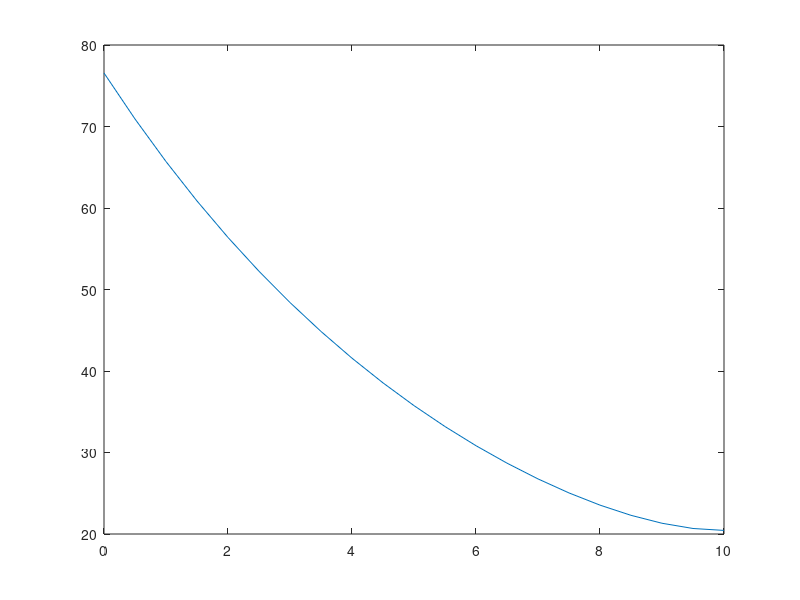

Here is the MATLAB script that generated this plot:
width = 2; % m
height = 1; % m
area = width * height; % m^2
length = 10; % m
k = 0.2; % 1/yr
E = 2; % m^2/hr
c_in = 100; % mg/L
velocity = 1; % m/hr
% eq 9.25 chapra
eta = (k * E)/(velocity ^ 2);
lambda_1 = (velocity/(2 * E)) * (1 + ((1 + (4 * eta))^0.5));
lambda_2 = (velocity/(2 * E)) * (1 - ((1 + (4 * eta))^0.5));
% eq 9.31 chapra
F = (velocity * c_in * lambda_2 * (exp(lambda_2 * length)))/((velocity - (E * lambda_1)) *  lambda_2 * (exp(lambda_2 * length)) - ((velocity - (E * lambda_2)) * lambda_1 * (exp(lambda_1 * length))));
% eq 9.32 chapra
G = (velocity * c_in * lambda_1 * (exp(lambda_1 * length)))/((velocity - (E * lambda_2)) *  lambda_1 * (exp(lambda_1 * length)) - ((velocity - (E * lambda_1)) * lambda_2 * (exp(lambda_2 * length))));
x = 0:0.5:length;
% eq 9.26 chapra
analytical = (F * exp(lambda_1 * x)) + (G * exp(lambda_2 * x));
plot(x, analytical);